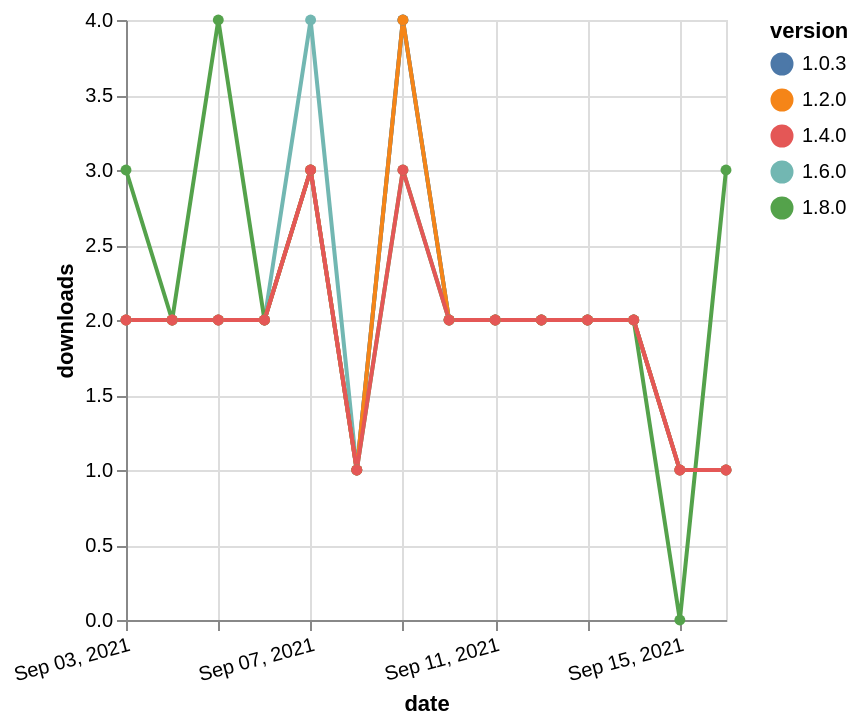

Express this chart as Vega-Lite.
### Vega-Lite specification from a JSON file in a GitHub repository (floating-point values rounded to 4 significant figures)
{"$schema": "https://vega.github.io/schema/vega-lite/v5.json", "description": "A simple bar chart with embedded data.", "data": {"values": [{"date": "2021-09-03", "total": 748, "delta": 2, "version": "1.6.0"}, {"date": "2021-09-04", "total": 750, "delta": 2, "version": "1.6.0"}, {"date": "2021-09-05", "total": 752, "delta": 2, "version": "1.6.0"}, {"date": "2021-09-06", "total": 754, "delta": 2, "version": "1.6.0"}, {"date": "2021-09-07", "total": 758, "delta": 4, "version": "1.6.0"}, {"date": "2021-09-08", "total": 759, "delta": 1, "version": "1.6.0"}, {"date": "2021-09-09", "total": 763, "delta": 4, "version": "1.6.0"}, {"date": "2021-09-10", "total": 765, "delta": 2, "version": "1.6.0"}, {"date": "2021-09-11", "total": 767, "delta": 2, "version": "1.6.0"}, {"date": "2021-09-12", "total": 769, "delta": 2, "version": "1.6.0"}, {"date": "2021-09-13", "total": 771, "delta": 2, "version": "1.6.0"}, {"date": "2021-09-14", "total": 773, "delta": 2, "version": "1.6.0"}, {"date": "2021-09-15", "total": 774, "delta": 1, "version": "1.6.0"}, {"date": "2021-09-16", "total": 775, "delta": 1, "version": "1.6.0"}, {"date": "2021-09-03", "total": 234, "delta": 3, "version": "1.8.0"}, {"date": "2021-09-04", "total": 236, "delta": 2, "version": "1.8.0"}, {"date": "2021-09-05", "total": 240, "delta": 4, "version": "1.8.0"}, {"date": "2021-09-06", "total": 242, "delta": 2, "version": "1.8.0"}, {"date": "2021-09-07", "total": 245, "delta": 3, "version": "1.8.0"}, {"date": "2021-09-08", "total": 246, "delta": 1, "version": "1.8.0"}, {"date": "2021-09-09", "total": 249, "delta": 3, "version": "1.8.0"}, {"date": "2021-09-10", "total": 251, "delta": 2, "version": "1.8.0"}, {"date": "2021-09-11", "total": 253, "delta": 2, "version": "1.8.0"}, {"date": "2021-09-12", "total": 255, "delta": 2, "version": "1.8.0"}, {"date": "2021-09-13", "total": 257, "delta": 2, "version": "1.8.0"}, {"date": "2021-09-14", "total": 259, "delta": 2, "version": "1.8.0"}, {"date": "2021-09-15", "total": 259, "delta": 0, "version": "1.8.0"}, {"date": "2021-09-16", "total": 262, "delta": 3, "version": "1.8.0"}, {"date": "2021-09-03", "total": 1628, "delta": 2, "version": "1.0.3"}, {"date": "2021-09-04", "total": 1630, "delta": 2, "version": "1.0.3"}, {"date": "2021-09-05", "total": 1632, "delta": 2, "version": "1.0.3"}, {"date": "2021-09-06", "total": 1634, "delta": 2, "version": "1.0.3"}, {"date": "2021-09-07", "total": 1637, "delta": 3, "version": "1.0.3"}, {"date": "2021-09-08", "total": 1638, "delta": 1, "version": "1.0.3"}, {"date": "2021-09-09", "total": 1642, "delta": 4, "version": "1.0.3"}, {"date": "2021-09-10", "total": 1644, "delta": 2, "version": "1.0.3"}, {"date": "2021-09-11", "total": 1646, "delta": 2, "version": "1.0.3"}, {"date": "2021-09-12", "total": 1648, "delta": 2, "version": "1.0.3"}, {"date": "2021-09-13", "total": 1650, "delta": 2, "version": "1.0.3"}, {"date": "2021-09-14", "total": 1652, "delta": 2, "version": "1.0.3"}, {"date": "2021-09-15", "total": 1653, "delta": 1, "version": "1.0.3"}, {"date": "2021-09-16", "total": 1654, "delta": 1, "version": "1.0.3"}, {"date": "2021-09-03", "total": 1484, "delta": 2, "version": "1.2.0"}, {"date": "2021-09-04", "total": 1486, "delta": 2, "version": "1.2.0"}, {"date": "2021-09-05", "total": 1488, "delta": 2, "version": "1.2.0"}, {"date": "2021-09-06", "total": 1490, "delta": 2, "version": "1.2.0"}, {"date": "2021-09-07", "total": 1493, "delta": 3, "version": "1.2.0"}, {"date": "2021-09-08", "total": 1494, "delta": 1, "version": "1.2.0"}, {"date": "2021-09-09", "total": 1498, "delta": 4, "version": "1.2.0"}, {"date": "2021-09-10", "total": 1500, "delta": 2, "version": "1.2.0"}, {"date": "2021-09-11", "total": 1502, "delta": 2, "version": "1.2.0"}, {"date": "2021-09-12", "total": 1504, "delta": 2, "version": "1.2.0"}, {"date": "2021-09-13", "total": 1506, "delta": 2, "version": "1.2.0"}, {"date": "2021-09-14", "total": 1508, "delta": 2, "version": "1.2.0"}, {"date": "2021-09-15", "total": 1509, "delta": 1, "version": "1.2.0"}, {"date": "2021-09-16", "total": 1510, "delta": 1, "version": "1.2.0"}, {"date": "2021-09-03", "total": 1025, "delta": 2, "version": "1.4.0"}, {"date": "2021-09-04", "total": 1027, "delta": 2, "version": "1.4.0"}, {"date": "2021-09-05", "total": 1029, "delta": 2, "version": "1.4.0"}, {"date": "2021-09-06", "total": 1031, "delta": 2, "version": "1.4.0"}, {"date": "2021-09-07", "total": 1034, "delta": 3, "version": "1.4.0"}, {"date": "2021-09-08", "total": 1035, "delta": 1, "version": "1.4.0"}, {"date": "2021-09-09", "total": 1038, "delta": 3, "version": "1.4.0"}, {"date": "2021-09-10", "total": 1040, "delta": 2, "version": "1.4.0"}, {"date": "2021-09-11", "total": 1042, "delta": 2, "version": "1.4.0"}, {"date": "2021-09-12", "total": 1044, "delta": 2, "version": "1.4.0"}, {"date": "2021-09-13", "total": 1046, "delta": 2, "version": "1.4.0"}, {"date": "2021-09-14", "total": 1048, "delta": 2, "version": "1.4.0"}, {"date": "2021-09-15", "total": 1049, "delta": 1, "version": "1.4.0"}, {"date": "2021-09-16", "total": 1050, "delta": 1, "version": "1.4.0"}]}, "width": "container", "mark": {"type": "line", "point": {"filled": true}}, "encoding": {"x": {"field": "date", "type": "temporal", "timeUnit": "yearmonthdate", "title": "date", "axis": {"labelAngle": -15}}, "y": {"field": "delta", "type": "quantitative", "title": "downloads"}, "color": {"field": "version", "type": "nominal"}, "tooltip": {"field": "delta"}}}
